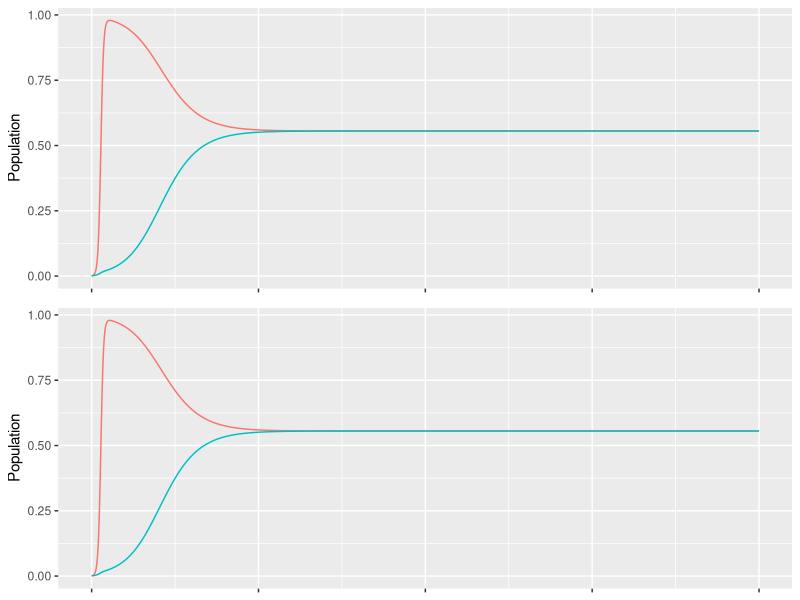

This figure's R source:
#=============================================================================
#Implementation of a lotka-volterra competition model 
#=============================================================================
# load libraries
#=============================================================================
library(tidyverse)
library(deSolve)
library(gridExtra)

#=============================================================================
# Define the population dynamics through the following function
#=============================================================================
lvs = function(times,sp,parms){
	with( as.list(c(parms, sp )),
		{		
		
			nspp = parms$nspp 
			Ni = matrix(sp[1:nspp], nspp, 1)

			dNi = Ni 
			for( i in 1:nspp){
				#Lotka-volterra consumption with a saturating mortality term 
				dNi[i] = Ni[i] * ( ri[i] *(1 - t(alphas[i,])%*%Ni )  )
			}

	  	list( c(dNi) )
		})	

}  

lvs2 = function(times,sp,parms2 ){
	with( as.list(c(parms, sp )),
		{		
		
			nspp = parms$nspp 
			Ni = matrix(sp[1:nspp], nspp, 1)

			dNi = Ni 
			for( i in 1:nspp){
				#Lotka-volterra consumption with a saturating mortality term 
				dNi[i] = Ni[i] * (bi[i] * (ki[i] - t(alphas2[i,])%*%Ni ) )
			}

	  	list( c(dNi) )
		})	

}  


#=============================================================================
# Set values of parameters
#=============================================================================
#How many species to start? 
nspp = 2

spp_prms = NULL
#spp_prms$ri = matrix(rpois(nspp,10), nspp, 1) #intrinsic growth
spp_prms$ri = matrix(c(5,2), nspp, 1) #intrinsic growth

#model 2: 
spp_prms$ki =  matrix(c(3,3), nspp, 1)
spp_prms$bi =  spp_prms$ri/spp_prms$ki
 
# spp_prms$bi =  matrix( c(1,1),2, 1)
# spp_prms$ki =  spp_prms$ri

# spp_prms$ki =  matrix(c(1,1), nspp, 1)
# spp_prms$bi =  spp_prms$ri


#Competition coefficients: 
#spp_prms$alphas = matrix( runif(nspp^2,  0.1, 0.9),nspp,nspp )
#diag(spp_prms$alphas) = matrix(rnorm(nspp, 0.99,0.01),nspp,1) #Set the intraspecific alphas = 1
spp_prms$alphas = matrix( c(1,0.8,0.8,1),nspp,nspp )
spp_prms$alphas2 = matrix(spp_prms$ki,nspp,nspp)*spp_prms$alphas


#Pass all of these parameters as a list
parms = list(
	nspp=nspp, ri = spp_prms$ri, alphas2 = spp_prms$alphas2, 
	alphas = spp_prms$alphas, bi = spp_prms$bi, ki = spp_prms$ki
 )

#=============================================================================
# Run the model with initial conditions 
#=============================================================================
tend = 100
delta1 = 0.1
times  = seq(from = 0, to = tend, by = delta1)
tl = length(times)
minit = c( matrix(0.001,nspp,1) )

lv_out = dede(y=minit, times=times, func=lvs, parms=parms, atol = 1e-9)
lv_out = as.data.frame(lv_out)

lv_out2 = dede(y=minit, times=times, func=lvs2, parms=parms, atol = 1e-9)
lv_out2 = as.data.frame(lv_out2)


#=============================================================================
# Plot
#=============================================================================
lv_long =lv_out %>% gather( species, N, 2:(nspp+1) )
lv_long2 =lv_out2 %>% gather( species, N, 2:(nspp+1) )

#Total number of species still around at each time: 
lv_long = lv_long %>% group_by(time) %>% mutate(spp_tot = sum(N>0.001) )
lv_long2 = lv_long2 %>% group_by(time) %>% mutate(spp_tot = sum(N>0.001) )

#Their collective biomass: 
lv_long = lv_long %>% group_by(time) %>% mutate(biomass = sum(N[N>0.001] ) )
lv_long2 = lv_long2%>% group_by(time) %>% mutate(biomass = sum(N[N>0.001] ) )


#Each species' time trajectory
p1=ggplot()+ geom_line( data = lv_long, aes ( x = time, y = N, color = species)  )+ 
ylab("Population")+
theme(axis.text.x=element_blank(), axis.title.x=element_blank(), legend.position = "none") 

p2=ggplot()+ geom_line( data = lv_long2, aes ( x = time, y = N, color = species)  )+ 
ylab("Population")+
theme(axis.text.x=element_blank(), axis.title.x=element_blank(), legend.position = "none") 

# #Total number of species
# p2=ggplot()+ geom_line( data = lv_long, aes ( x = time, y = spp_tot)  )+
# ylab("Number of species")+
# theme(axis.text.x=element_blank(), axis.title.x=element_blank(), legend.position = "none") 

# #Total biomass of community
# p3=ggplot()+ geom_line( data = lv_long, aes ( x = time, y = biomass)  )+
# ylab("Biomass")

p4 = grid.arrange(p1,p2, nrow = 2 )
p4
